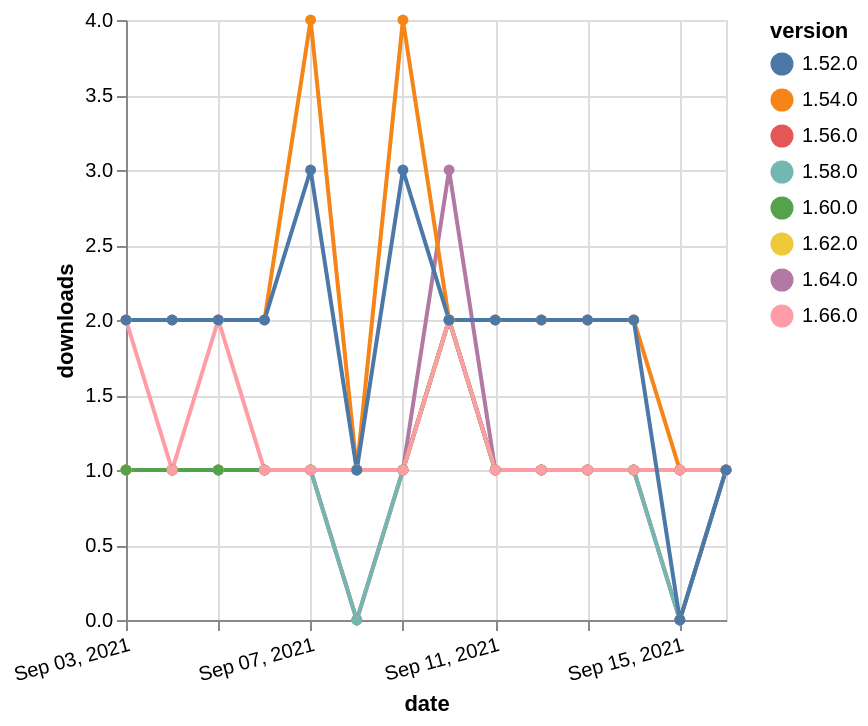

Write a Vega-Lite specification for this figure.
### Vega-Lite specification from a JSON file in a GitHub repository (floating-point values rounded to 4 significant figures)
{"$schema": "https://vega.github.io/schema/vega-lite/v5.json", "description": "A simple bar chart with embedded data.", "data": {"values": [{"date": "2021-09-03", "total": 235, "delta": 1, "version": "1.56.0"}, {"date": "2021-09-04", "total": 236, "delta": 1, "version": "1.56.0"}, {"date": "2021-09-05", "total": 237, "delta": 1, "version": "1.56.0"}, {"date": "2021-09-06", "total": 238, "delta": 1, "version": "1.56.0"}, {"date": "2021-09-07", "total": 239, "delta": 1, "version": "1.56.0"}, {"date": "2021-09-08", "total": 239, "delta": 0, "version": "1.56.0"}, {"date": "2021-09-09", "total": 240, "delta": 1, "version": "1.56.0"}, {"date": "2021-09-10", "total": 242, "delta": 2, "version": "1.56.0"}, {"date": "2021-09-11", "total": 243, "delta": 1, "version": "1.56.0"}, {"date": "2021-09-12", "total": 244, "delta": 1, "version": "1.56.0"}, {"date": "2021-09-13", "total": 245, "delta": 1, "version": "1.56.0"}, {"date": "2021-09-14", "total": 246, "delta": 1, "version": "1.56.0"}, {"date": "2021-09-15", "total": 246, "delta": 0, "version": "1.56.0"}, {"date": "2021-09-16", "total": 247, "delta": 1, "version": "1.56.0"}, {"date": "2021-09-03", "total": 163, "delta": 1, "version": "1.64.0"}, {"date": "2021-09-04", "total": 164, "delta": 1, "version": "1.64.0"}, {"date": "2021-09-05", "total": 165, "delta": 1, "version": "1.64.0"}, {"date": "2021-09-06", "total": 166, "delta": 1, "version": "1.64.0"}, {"date": "2021-09-07", "total": 167, "delta": 1, "version": "1.64.0"}, {"date": "2021-09-08", "total": 168, "delta": 1, "version": "1.64.0"}, {"date": "2021-09-09", "total": 169, "delta": 1, "version": "1.64.0"}, {"date": "2021-09-10", "total": 172, "delta": 3, "version": "1.64.0"}, {"date": "2021-09-11", "total": 173, "delta": 1, "version": "1.64.0"}, {"date": "2021-09-12", "total": 174, "delta": 1, "version": "1.64.0"}, {"date": "2021-09-13", "total": 175, "delta": 1, "version": "1.64.0"}, {"date": "2021-09-14", "total": 176, "delta": 1, "version": "1.64.0"}, {"date": "2021-09-15", "total": 177, "delta": 1, "version": "1.64.0"}, {"date": "2021-09-16", "total": 178, "delta": 1, "version": "1.64.0"}, {"date": "2021-09-03", "total": 2468, "delta": 2, "version": "1.54.0"}, {"date": "2021-09-04", "total": 2470, "delta": 2, "version": "1.54.0"}, {"date": "2021-09-05", "total": 2472, "delta": 2, "version": "1.54.0"}, {"date": "2021-09-06", "total": 2474, "delta": 2, "version": "1.54.0"}, {"date": "2021-09-07", "total": 2478, "delta": 4, "version": "1.54.0"}, {"date": "2021-09-08", "total": 2479, "delta": 1, "version": "1.54.0"}, {"date": "2021-09-09", "total": 2483, "delta": 4, "version": "1.54.0"}, {"date": "2021-09-10", "total": 2485, "delta": 2, "version": "1.54.0"}, {"date": "2021-09-11", "total": 2487, "delta": 2, "version": "1.54.0"}, {"date": "2021-09-12", "total": 2489, "delta": 2, "version": "1.54.0"}, {"date": "2021-09-13", "total": 2491, "delta": 2, "version": "1.54.0"}, {"date": "2021-09-14", "total": 2493, "delta": 2, "version": "1.54.0"}, {"date": "2021-09-15", "total": 2494, "delta": 1, "version": "1.54.0"}, {"date": "2021-09-16", "total": 2495, "delta": 1, "version": "1.54.0"}, {"date": "2021-09-03", "total": 184, "delta": 1, "version": "1.58.0"}, {"date": "2021-09-04", "total": 185, "delta": 1, "version": "1.58.0"}, {"date": "2021-09-05", "total": 186, "delta": 1, "version": "1.58.0"}, {"date": "2021-09-06", "total": 187, "delta": 1, "version": "1.58.0"}, {"date": "2021-09-07", "total": 188, "delta": 1, "version": "1.58.0"}, {"date": "2021-09-08", "total": 188, "delta": 0, "version": "1.58.0"}, {"date": "2021-09-09", "total": 189, "delta": 1, "version": "1.58.0"}, {"date": "2021-09-10", "total": 191, "delta": 2, "version": "1.58.0"}, {"date": "2021-09-11", "total": 192, "delta": 1, "version": "1.58.0"}, {"date": "2021-09-12", "total": 193, "delta": 1, "version": "1.58.0"}, {"date": "2021-09-13", "total": 194, "delta": 1, "version": "1.58.0"}, {"date": "2021-09-14", "total": 195, "delta": 1, "version": "1.58.0"}, {"date": "2021-09-15", "total": 195, "delta": 0, "version": "1.58.0"}, {"date": "2021-09-16", "total": 196, "delta": 1, "version": "1.58.0"}, {"date": "2021-09-03", "total": 151, "delta": 1, "version": "1.62.0"}, {"date": "2021-09-04", "total": 152, "delta": 1, "version": "1.62.0"}, {"date": "2021-09-05", "total": 153, "delta": 1, "version": "1.62.0"}, {"date": "2021-09-06", "total": 154, "delta": 1, "version": "1.62.0"}, {"date": "2021-09-07", "total": 155, "delta": 1, "version": "1.62.0"}, {"date": "2021-09-08", "total": 156, "delta": 1, "version": "1.62.0"}, {"date": "2021-09-09", "total": 157, "delta": 1, "version": "1.62.0"}, {"date": "2021-09-10", "total": 159, "delta": 2, "version": "1.62.0"}, {"date": "2021-09-11", "total": 160, "delta": 1, "version": "1.62.0"}, {"date": "2021-09-12", "total": 161, "delta": 1, "version": "1.62.0"}, {"date": "2021-09-13", "total": 162, "delta": 1, "version": "1.62.0"}, {"date": "2021-09-14", "total": 163, "delta": 1, "version": "1.62.0"}, {"date": "2021-09-15", "total": 164, "delta": 1, "version": "1.62.0"}, {"date": "2021-09-16", "total": 165, "delta": 1, "version": "1.62.0"}, {"date": "2021-09-03", "total": 195, "delta": 1, "version": "1.60.0"}, {"date": "2021-09-04", "total": 196, "delta": 1, "version": "1.60.0"}, {"date": "2021-09-05", "total": 197, "delta": 1, "version": "1.60.0"}, {"date": "2021-09-06", "total": 198, "delta": 1, "version": "1.60.0"}, {"date": "2021-09-07", "total": 199, "delta": 1, "version": "1.60.0"}, {"date": "2021-09-08", "total": 200, "delta": 1, "version": "1.60.0"}, {"date": "2021-09-09", "total": 201, "delta": 1, "version": "1.60.0"}, {"date": "2021-09-10", "total": 203, "delta": 2, "version": "1.60.0"}, {"date": "2021-09-11", "total": 204, "delta": 1, "version": "1.60.0"}, {"date": "2021-09-12", "total": 205, "delta": 1, "version": "1.60.0"}, {"date": "2021-09-13", "total": 206, "delta": 1, "version": "1.60.0"}, {"date": "2021-09-14", "total": 207, "delta": 1, "version": "1.60.0"}, {"date": "2021-09-15", "total": 208, "delta": 1, "version": "1.60.0"}, {"date": "2021-09-16", "total": 209, "delta": 1, "version": "1.60.0"}, {"date": "2021-09-03", "total": 116, "delta": 2, "version": "1.66.0"}, {"date": "2021-09-04", "total": 117, "delta": 1, "version": "1.66.0"}, {"date": "2021-09-05", "total": 119, "delta": 2, "version": "1.66.0"}, {"date": "2021-09-06", "total": 120, "delta": 1, "version": "1.66.0"}, {"date": "2021-09-07", "total": 121, "delta": 1, "version": "1.66.0"}, {"date": "2021-09-08", "total": 122, "delta": 1, "version": "1.66.0"}, {"date": "2021-09-09", "total": 123, "delta": 1, "version": "1.66.0"}, {"date": "2021-09-10", "total": 125, "delta": 2, "version": "1.66.0"}, {"date": "2021-09-11", "total": 126, "delta": 1, "version": "1.66.0"}, {"date": "2021-09-12", "total": 127, "delta": 1, "version": "1.66.0"}, {"date": "2021-09-13", "total": 128, "delta": 1, "version": "1.66.0"}, {"date": "2021-09-14", "total": 129, "delta": 1, "version": "1.66.0"}, {"date": "2021-09-15", "total": 130, "delta": 1, "version": "1.66.0"}, {"date": "2021-09-16", "total": 131, "delta": 1, "version": "1.66.0"}, {"date": "2021-09-03", "total": 2295, "delta": 2, "version": "1.52.0"}, {"date": "2021-09-04", "total": 2297, "delta": 2, "version": "1.52.0"}, {"date": "2021-09-05", "total": 2299, "delta": 2, "version": "1.52.0"}, {"date": "2021-09-06", "total": 2301, "delta": 2, "version": "1.52.0"}, {"date": "2021-09-07", "total": 2304, "delta": 3, "version": "1.52.0"}, {"date": "2021-09-08", "total": 2305, "delta": 1, "version": "1.52.0"}, {"date": "2021-09-09", "total": 2308, "delta": 3, "version": "1.52.0"}, {"date": "2021-09-10", "total": 2310, "delta": 2, "version": "1.52.0"}, {"date": "2021-09-11", "total": 2312, "delta": 2, "version": "1.52.0"}, {"date": "2021-09-12", "total": 2314, "delta": 2, "version": "1.52.0"}, {"date": "2021-09-13", "total": 2316, "delta": 2, "version": "1.52.0"}, {"date": "2021-09-14", "total": 2318, "delta": 2, "version": "1.52.0"}, {"date": "2021-09-15", "total": 2318, "delta": 0, "version": "1.52.0"}, {"date": "2021-09-16", "total": 2319, "delta": 1, "version": "1.52.0"}]}, "width": "container", "mark": {"type": "line", "point": {"filled": true}}, "encoding": {"x": {"field": "date", "type": "temporal", "timeUnit": "yearmonthdate", "title": "date", "axis": {"labelAngle": -15}}, "y": {"field": "delta", "type": "quantitative", "title": "downloads"}, "color": {"field": "version", "type": "nominal"}, "tooltip": {"field": "delta"}}}
